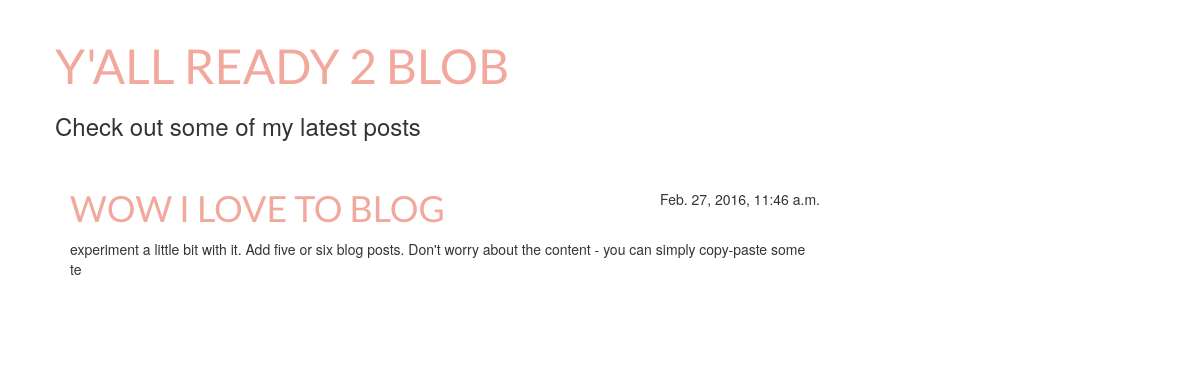
The app's page /post/1/ with its own data.
### blog/models.py (models this page shows, shortened)
class Post(models.Model):
	author = models.ForeignKey('auth.User')
	title = models.CharField(max_length=200)
	text = models.TextField()
	created_date = models.DateTimeField(
		default=timezone.now)
	published_date = models.DateTimeField(
		blank=True, null=True)

### blog/views.py (the view)
# urls.py: url(r'^post/(?P<pk>[0-9]+)/$', views.post_detail, name='post_detail'),
def post_detail(request, pk):
	post = get_object_or_404(Post, pk=pk)
	return render(request, 'blog/post_detail.html', {'post': post})

### blog/templates/blog/post_detail.html (shortened to what this page needs)
{% extends 'blog/base.html' %}
{% block content %}
	<div class="post">
		{% if post.published_date %}
		<div class="date">
			{{ post.published_date }}
		</div>
		{% endif %}
		<h1>{{ post.title }}</h1>
		<p>{{ post.text|linebreaks }}</p>
	</div>
{% endblock %}

### blog/static/css/blog.css (style rules this page uses)
h1, h1 a { color:#F2A99D; font-family:Lato; text-transform: uppercase; }
body { padding-left: 15px; }
.date { float:right; }
.post { margin-bottom:70px; }

### records on screen
Post: published_date "Feb. 27, 2016, 11:46 a.m.", title "WOW I LOVE TO BLOG", text "experiment a little bit with it. Add five or six blog posts. Don't worry about the content - you can simply copy-paste some te"
